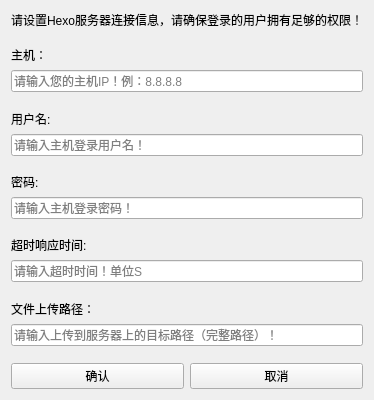
<?xml version="1.0" encoding="UTF-8"?>
<ui version="4.0">
 <class>seversetting</class>
 <widget class="QWidget" name="seversetting">
  <property name="geometry">
   <rect>
    <x>0</x>
    <y>0</y>
    <width>372</width>
    <height>400</height>
   </rect>
  </property>
  <property name="windowTitle">
   <string>服务器设置</string>
  </property>
  <layout class="QVBoxLayout" name="verticalLayout">
   <item>
    <widget class="QLabel" name="label_top">
     <property name="text">
      <string>请设置Hexo服务器连接信息，请确保登录的用户拥有足够的权限！</string>
     </property>
    </widget>
   </item>
   <item>
    <spacer name="verticalSpacer_5">
     <property name="orientation">
      <enum>Qt::Vertical</enum>
     </property>
     <property name="sizeHint" stdset="0">
      <size>
       <width>20</width>
       <height>40</height>
      </size>
     </property>
    </spacer>
   </item>
   <item>
    <widget class="QLabel" name="label_host">
     <property name="text">
      <string>主机：</string>
     </property>
    </widget>
   </item>
   <item>
    <widget class="QLineEdit" name="host">
     <property name="text">
      <string/>
     </property>
     <property name="placeholderText">
      <string>请输入您的主机IP！例：8.8.8.8</string>
     </property>
    </widget>
   </item>
   <item>
    <spacer name="verticalSpacer">
     <property name="orientation">
      <enum>Qt::Vertical</enum>
     </property>
     <property name="sizeHint" stdset="0">
      <size>
       <width>20</width>
       <height>40</height>
      </size>
     </property>
    </spacer>
   </item>
   <item>
    <widget class="QLabel" name="label_user">
     <property name="text">
      <string>用户名:</string>
     </property>
    </widget>
   </item>
   <item>
    <widget class="QLineEdit" name="user">
     <property name="placeholderText">
      <string>请输入主机登录用户名！</string>
     </property>
    </widget>
   </item>
   <item>
    <spacer name="verticalSpacer_2">
     <property name="orientation">
      <enum>Qt::Vertical</enum>
     </property>
     <property name="sizeHint" stdset="0">
      <size>
       <width>20</width>
       <height>40</height>
      </size>
     </property>
    </spacer>
   </item>
   <item>
    <widget class="QLabel" name="label_password">
     <property name="text">
      <string>密码:</string>
     </property>
    </widget>
   </item>
   <item>
    <widget class="QLineEdit" name="password">
     <property name="inputMask">
      <string/>
     </property>
     <property name="text">
      <string/>
     </property>
     <property name="echoMode">
      <enum>QLineEdit::Password</enum>
     </property>
     <property name="placeholderText">
      <string>请输入主机登录密码！</string>
     </property>
    </widget>
   </item>
   <item>
    <spacer name="verticalSpacer_3">
     <property name="orientation">
      <enum>Qt::Vertical</enum>
     </property>
     <property name="sizeHint" stdset="0">
      <size>
       <width>20</width>
       <height>40</height>
      </size>
     </property>
    </spacer>
   </item>
   <item>
    <widget class="QLabel" name="label_overtime">
     <property name="text">
      <string>超时响应时间:</string>
     </property>
    </widget>
   </item>
   <item>
    <widget class="QLineEdit" name="overtime">
     <property name="placeholderText">
      <string>请输入超时时间！单位S</string>
     </property>
    </widget>
   </item>
   <item>
    <spacer name="verticalSpacer_4">
     <property name="orientation">
      <enum>Qt::Vertical</enum>
     </property>
     <property name="sizeHint" stdset="0">
      <size>
       <width>20</width>
       <height>40</height>
      </size>
     </property>
    </spacer>
   </item>
   <item>
    <widget class="QLabel" name="label_uploadpath">
     <property name="text">
      <string>文件上传路径：</string>
     </property>
    </widget>
   </item>
   <item>
    <widget class="QLineEdit" name="uploadpath">
     <property name="inputMask">
      <string/>
     </property>
     <property name="placeholderText">
      <string>请输入上传到服务器上的目标路径（完整路径）！</string>
     </property>
     <property name="clearButtonEnabled">
      <bool>false</bool>
     </property>
    </widget>
   </item>
   <item>
    <spacer name="verticalSpacer_6">
     <property name="orientation">
      <enum>Qt::Vertical</enum>
     </property>
     <property name="sizeHint" stdset="0">
      <size>
       <width>20</width>
       <height>40</height>
      </size>
     </property>
    </spacer>
   </item>
   <item>
    <layout class="QHBoxLayout" name="horizontalLayout">
     <item>
      <widget class="QPushButton" name="save">
       <property name="text">
        <string>确认</string>
       </property>
      </widget>
     </item>
     <item>
      <widget class="QPushButton" name="cancel">
       <property name="text">
        <string>取消</string>
       </property>
      </widget>
     </item>
    </layout>
   </item>
  </layout>
 </widget>
 <resources/>
 <connections/>
</ui>
